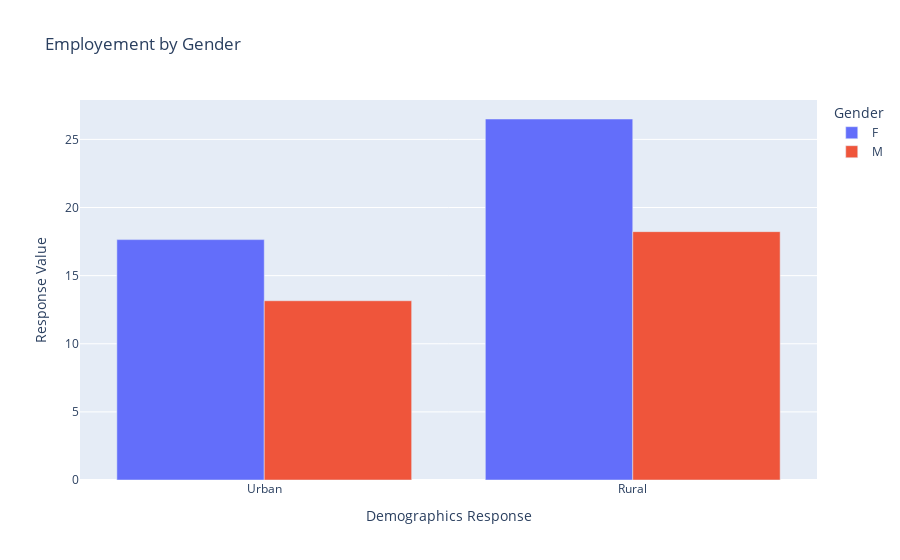

The code cell stored with this chart in its notebook:
### Code cell
fig = px.bar(data_res, x='Demographics Response', y='Value', color='Gender',
             labels={'Value': 'Response Value'}, barmode='group',
             title='Employement by Gender')

# Sort the bars by value
fig.update_layout(xaxis_categoryorder='total ascending')

# Show the plot
fig.show()

### Figure 1 — Plotly figure (JSON) as saved in the notebook; plotly's stock layout.template omitted (floating-point values rounded to 4 significant figures)
{"data": [{"alignmentgroup": "True", "hovertemplate": "Gender=F<br>Demographics Response=%{x}<br>Response Value=%{y}<extra></extra>", "legendgroup": "F", "marker": {"color": "#636efa", "pattern": {"shape": ""}}, "name": "F", "offsetgroup": "F", "orientation": "v", "showlegend": true, "textposition": "auto", "type": "bar", "x": ["Rural", "Urban"], "xaxis": "x", "y": [26.5, 17.64], "yaxis": "y"}, {"alignmentgroup": "True", "hovertemplate": "Gender=M<br>Demographics Response=%{x}<br>Response Value=%{y}<extra></extra>", "legendgroup": "M", "marker": {"color": "#EF553B", "pattern": {"shape": ""}}, "name": "M", "offsetgroup": "M", "orientation": "v", "showlegend": true, "textposition": "auto", "type": "bar", "x": ["Rural", "Urban"], "xaxis": "x", "y": [18.23, 13.16], "yaxis": "y"}], "layout": {"barmode": "group", "legend": {"title": {"text": "Gender"}, "tracegroupgap": 0}, "title": {"text": "Employement by Gender"}, "xaxis": {"anchor": "y", "categoryorder": "total ascending", "domain": [0, 1], "title": {"text": "Demographics Response"}}, "yaxis": {"anchor": "x", "domain": [0, 1], "title": {"text": "Response Value"}}}}
